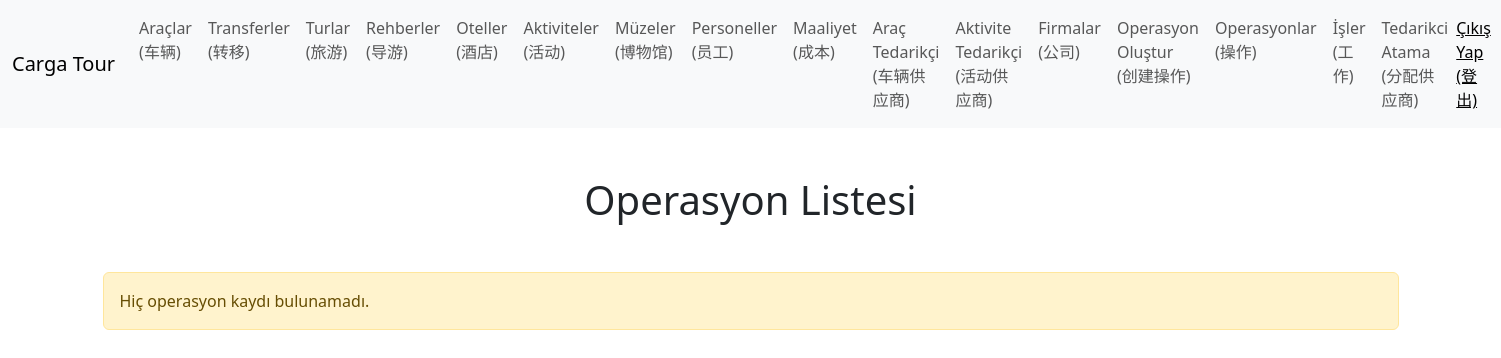
/operation_list/, run on an earlier commit of the app's database.
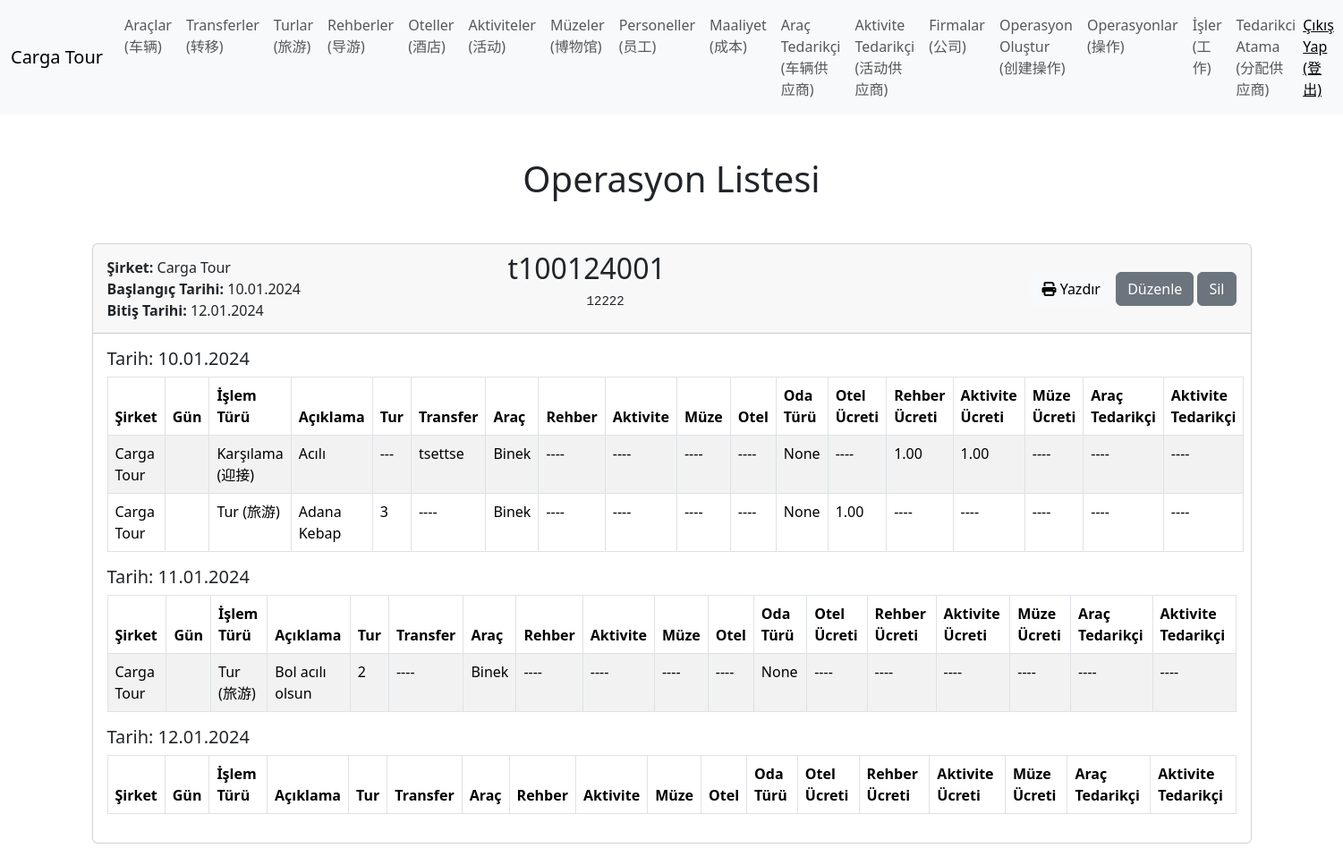
And on a later commit of the database.
### TourManager/models.py (models this page shows, shortened)
class Operation(models.Model):
    CURRENCY_CHOICES = (
        ('TL', 'TL (土耳其里拉)'),
        ('USD', 'USD (美元)'),
        ('EUR', 'EUR (欧元)'),
    )
    company = models.ForeignKey(Sirket, verbose_name="Şirket (公司)", on_delete=models.CASCADE)
    selling_staff = models.ForeignKey(Personel, verbose_name="Satan Personel (销售人员)", related_name="Satan", on_delete=models.CASCADE, blank=True, null=True)
    follow_staff = models.ForeignKey(Personel, verbose_name="Takip Eden Personel (跟进员工)", related_name="Takip", on_delete=models.CASCADE)
    buyer_company = models.ForeignKey(BuyerCompany, verbose_name="Alıcı Firma (买方公司)", related_name="Alıcı", on_delete=models.CASCADE)
    start = models.DateField(verbose_name="Başlama Tarihi (开始日期)")
    finish = models.DateField(verbose_name="Bitiş Tarihi (结束日期)")
    create_date = models.DateTimeField(verbose_name="Oluşturulma Tarihi (创建日期)", auto_now=False, auto_now_add=True)
    update_date = models.DateTimeField(verbose_name="Güncelleme Tarihi (更新日期)", auto_now=True, auto_now_add=False)
    passenger_info = models.TextField(verbose_name="Yolcu Bilgileri (乘客信息)")
    ticket = models.CharField(verbose_name="Etiket (标签)", unique=True, max_length=50, blank=True, null=True)
    sales_price = models.DecimalField(verbose_name="Satış Fiyatı (销售价格)", max_digits=10, decimal_places=2, default=0)
    currency = models.CharField(max_length=3, choices=CURRENCY_CHOICES, verbose_name="Para Birimi (货币)", default="USD")
    number_passengers = models.PositiveIntegerField(verbose_name="Yolcu Sayısı (乘客数量)", default=1)

class Sirket(models.Model):
    name = models.CharField(verbose_name="Adı", max_length=155)
    start = models.DateField(verbose_name="Başlama Tarihi")
    finish = models.DateField(verbose_name="Bitiş Tarihi")
    is_active = models.BooleanField(verbose_name="Aktif mi?")
    def __str__(self):
        return self.name

class OperationDay(models.Model):
    company = models.ForeignKey(Sirket, verbose_name="Şirket (公司)", on_delete=models.CASCADE)
    operation = models.ForeignKey(Operation, verbose_name="Operasyon (操作)", on_delete=models.CASCADE)
    date = models.DateField(verbose_name="Tarih (日期)")

class OperationItem(models.Model):
    OPERATIONSTYPE_CHOICES = (
        ('Karsilama', 'Karşılama (迎接)'),
        ('Ugurlama', 'Uğurlama (送别)'),
        ('Tur', 'Tur (旅游)'),
        ('Arac', 'Araç (车辆)'),
        ('Aktivite', 'Aktivite (活动)'),
        ('Muze', 'Müze (博物馆)'),
        ('Otel', 'Otel (酒店)'),
        ('Rehber', 'Rehber (导游)'),
        ('Aracli Rehber', 'Araçlı Rehber (带车导游)'),
        ('Serbest Zaman', 'Serbest Zaman (自由时间)'),
    )
    ROOMTYPE_CHOICES = (
        ('Tek', 'Tek (单人)'),
        ('Cift', 'Çift (双人)'),
        ('Uc', 'Üç (三人)'),
    )
    company = models.ForeignKey(Sirket, verbose_name="Şirket (公司)", on_delete=models.CASCADE)
    day = models.ForeignKey(OperationDay, verbose_name="Gün (日)", on_delete=models.CASCADE)
    operation_type = models.CharField(max_length=20, choices=OPERATIONSTYPE_CHOICES, verbose_name="İşlem Türü (操作类型)")
    description = models.CharField(max_length=255, blank=True, null=True, verbose_name="Açıklama (描述)")
    tour = models.ForeignKey(Tour, blank=True, null=True, on_delete=models.CASCADE, verbose_name="Tur (旅游)")
    transfer = models.ForeignKey(Transfer, blank=True, null=True, on_delete=models.CASCADE, verbose_name="Transfer (转移)")
    vehicle = models.ForeignKey(Vehicle, blank=True, null=True, on_delete=models.CASCADE, verbose_name="Araç (车辆)")
    guide = models.ForeignKey(Guide, blank=True, null=True, on_delete=models.CASCADE, verbose_name="Rehber (导游)")
    activity = models.ForeignKey(Activity, blank=True, null=True, on_delete=models.CASCADE, verbose_name="Aktivite (活动)")
    museum = models.ForeignKey(Museum, blank=True, null=True, on_delete=models.CASCADE, verbose_name="Müze (博物馆)")
    hotel = models.ForeignKey(Hotel, blank=True, null=True, on_delete=models.CASCADE, verbose_name="Otel (酒店)")
    room_type = models.CharField(max_length=20, choices=ROOMTYPE_CHOICES, blank=True, null=True, verbose_name="Oda Türü (房间类型)")
    hotel_price = models.DecimalField(max_digits=10, decimal_places=2, default=0, verbose_name="Otel Ücreti (酒店价格)")
    guide_price = models.DecimalField(max_digits=10, decimal_places=2, default=0, verbose_name="Rehber Ücreti (导游费)")
    activity_price = models.DecimalField(max_digits=10, decimal_places=2, default=0, verbose_name="Aktivite Ücreti (活动费)")
    museym_price = models.DecimalField(max_digits=10, decimal_places=2, default=0, verbose_name="Müze Ücreti (博物馆费用)")
    cost = models.ForeignKey(Cost, blank=True, null=True, on_delete=models.CASCADE, verbose_name="Araç Tedarikçi (车辆供应商)")
    activity_cost = models.ForeignKey(ActivityCost, blank=True, null=True, on_delete=models.CASCADE, verbose_name="Aktivite Tedarikçi (活动供应商)")

class Transfer(models.Model):
    company=models.ForeignKey(Sirket, verbose_name="Sirket", on_delete=models.CASCADE)
    route = models.CharField(verbose_name="Güzergah", max_length=155)
    def __str__(self):
        return self.route

class Vehicle(models.Model):
    company=models.ForeignKey(Sirket, verbose_name="Sirket", on_delete=models.CASCADE)
    vehicle = models.CharField(verbose_name="Araçlar", max_length=155)
    capacity = models.PositiveIntegerField(verbose_name="Kapasite")
    def __str__(self):
        return self.vehicle

class Tour(models.Model):
    company=models.ForeignKey(Sirket, verbose_name="Sirket", on_delete=models.CASCADE)
    route = models.CharField(verbose_name="Güzergah", max_length=155)
    def __str__(self):
        return self.route

### TourManager/views.py (the view)
# urls.py: path('operation_list/', operation_list, name='operation_list'),
def operation_list(request):
    operasyonlar = Operation.objects.all().order_by('-create_date').prefetch_related('operationday_set', 'operationday_set__operationitem_set')
    return render(request, 'tour/operation_list.html', {'operations': operasyonlar, 'title': 'Operasyon', 'createtitle': 'Operasyon Listesi'})

### TourManager/templates/tour/operation_list.html (shortened to what this page needs)
{% extends "tour/base.html" %}
{% block content %}
<h1 class="text-center my-5">{{ createtitle }}</h1>
{% for operation in operations %}
<div class="card my-4" id="operation-{{ forloop.counter }}">
    <div class="card-header d-flex justify-content-between align-items-center">
        <div>
            <strong>Şirket:</strong> {{ operation.company }} <br>
            <strong>Başlangıç Tarihi:</strong> {{ operation.start|date:"d.m.Y" }} <br>
            <strong>Bitiş Tarihi:</strong> {{ operation.finish|date:"d.m.Y" }}
        </div>
        <div>
            <h2 class="text-center" style="transform: translateX(-50%)">{{ operation.ticket }}</h2>
            <pre>{{ operation.passenger_info }}</pre>
        </div>
        <div>
            <button onclick="printOperation('operation-{{ forloop.counter }}')" class="btn btn-light">
                <i class="fa fa-print"></i> Yazdır
            </button>
            <a href="{% url 'update_operation' operation.id %}" class="btn btn-secondary">Düzenle</a>
            <button class="btn btn-secondary" hx-delete="{% url 'delete_operation' operation.id %}" hx-confirm="Silmek istediğine emin misin?" hx-target="#operation-{{ forloop.counter }}">Sil</button>
        </div>
    </div>
    <div class="card-body">
        {% for day in operation.operationday_set.all %}
            <h5 class="card-title">Tarih: {{ day.date|date:"d.m.Y" }}</h5>
            <table class="table table-bordered table-striped table-hover">
                <thead class="thead-light">
                    <tr>
                        <th>Şirket</th>
                        <th>Gün</th>
                        <th>İşlem Türü</th>
                        <th>Açıklama</th>
                        <th>Tur</th>
                        <th>Transfer</th>
                        <th>Araç</th>
                        <th>Rehber</th>
                        <th>Aktivite</th>
                        <th>Müze</th>
                        <th>Otel</th>
                        <th>Oda Türü</th>
                        <th>Otel Ücreti</th>
                        <th>Rehber Ücreti</th>
                        <th>Aktivite Ücreti</th>
                        <th>Müze Ücreti</th>
                        <th>Araç Tedarikçi</th>
                        <th>Aktivite Tedarikçi</th>
                    </tr>
                </thead>
                <tbody>
                    {% for item in day.operationitem_set.all %}
                    <tr>
                        <td>{{ item.company }}</td>
                        <td>{{ item.day|date:"d.m.Y" }}</td>
                        <td>{{ item.get_operation_type_display }}</td>
                        <td>{{ item.description|default:"----" }}</td>
                        <td>{{ item.tour|default:"---" }}</td>
                        <td>{{ item.transfer|default:"----" }}</td>
                        <td>{{ item.vehicle|default:"----" }}</td>
                        <td>{{ item.guide|default:"----" }}</td>
                        <td>{{ item.activity|default:"----" }}</td>
                        <td>{{ item.museum|default:"----" }}</td>
                        <td>{{ item.hotel|default:"----" }}</td>
                        <td>{{ item.get_room_type_display }}</td>
                        <td>{{ item.hotel_price|default:"----" }}</td>
                        <td>{{ item.guide_price|default:"----" }}</td>
                        <td>{{ item.activity_price|default:"----" }}</td>
                        <td>{{ item.museum_price|default:"----" }}</td>
                        <td>{{ item.cost|default:"----" }}</td>
                        <td>{{ item.activity_cost|default:"----" }}</td>
                    </tr>
                    {% endfor %}
                </tbody>
            </table>
        {% endfor %}
    </div>
</div>
{% empty %}
    <div class="alert alert-warning" role="alert">
        Hiç operasyon kaydı bulunamadı.
    </div>
{% endfor %}
{% endblock content %}

### TourManager/templates/tour/base.html (shortened to what this page needs)
<!doctype html>
<html lang="en">
    <head>
        <link
            href="https://cdn.jsdelivr.net/npm/bootstrap@5.3.2/dist/css/bootstrap.min.css"
            rel="stylesheet"
        />
        <link href="https://cdnjs.cloudflare.com/ajax/libs/font-awesome/6.1.1/css/all.min.css" rel="stylesheet">
    </head>
    <body hx-headers='{"X-CSRFToken": "{{ csrf_token }}"}'>
        <header>
            {% include "tour/partials/navbar.html" %}
        </header>
        <main>
            <div class="container">
            {% block content %}{% endblock content %}
            </div>
        </main>
    </body>
</html>

### TourManager/templates/tour/partials/navbar.html (shortened to what this page needs)
<nav class="navbar navbar-expand-lg bg-body-tertiary">
    <div class="container-fluid">
      <a class="navbar-brand" href="#">Carga Tour</a>
      <div class="collapse navbar-collapse" id="navbarText">
        <ul class="navbar-nav me-auto mb-2 mb-lg-0">
          <li class="nav-item">
            <a class="nav-link" href="{% url 'vehicle' %}">Araçlar<br>(车辆)</a>
          </li>
          <li class="nav-item">
            <a class="nav-link" href="{% url 'transfer' %}">Transferler<br>(转移)</a>
          </li>
          <li class="nav-item">
            <a class="nav-link" href="{% url 'tour' %}">Turlar<br>(旅游)</a>
          </li>
          <li class="nav-item">
            <a class="nav-link" href="{% url 'guide' %}">Rehberler<br>(导游)</a>
          </li>
          <li class="nav-item">
            <a class="nav-link" href="{% url 'hotel' %}">Oteller<br>(酒店)</a>
          </li>
          <li class="nav-item">
            <a class="nav-link" href="{% url 'activity' %}">Aktiviteler<br>(活动)</a>
          </li>
          <li class="nav-item">
            <a class="nav-link" href="{% url 'museum' %}">Müzeler<br>(博物馆)</a>
          </li>
          <li class="nav-item">
            <a class="nav-link" href="{% url 'personel' %}">Personeller<br>(员工)</a>
          </li>
          <li class="nav-item">
            <a class="nav-link" href="{% url 'cost' %}">Maaliyet<br>(成本)</a>
          </li>
          <li class="nav-item">
            <a class="nav-link" href="{% url 'supplier' %}">Araç Tedarikçi<br>(车辆供应商)</a>
          </li>
          <li class="nav-item">
            <a class="nav-link" href="{% url 'activity_supplier' %}">Aktivite Tedarikçi<br>(活动供应商)</a>
          </li>
          <li class="nav-item">
            <a class="nav-link" href="{% url 'buyer' %}">Firmalar<br>(公司)</a>
          </li>
          <li class="nav-item">
            <a class="nav-link" href="{% url 'operation' %}">Operasyon Oluştur<br>(创建操作)</a>
          </li>
          <li class="nav-item">
            <a class="nav-link" href="{% url 'operation_list' %}">Operasyonlar<br>(操作)</a>
          </li>
          <li class="nav-item">
            <a class="nav-link" href="{% url 'index' %}">İşler<br>(工作)</a>
          </li>
          <li class="nav-item">
            <a class="nav-link" href="{% url 'cost_add' %}">Tedarikci Atama<br>(分配供应商)</a>
          </li>
        </ul>
        <span class="navbar-text">
          <a href="{% url 'logout' %}">Çıkış Yap<br>(登出)</a>
        </span>
      </div>
    </div>
</nav>

What changed in the data, as far as the page shows it:
added Operation: company "Carga Tour", start "10.01.2024", finish "12.01.2024", ticket "t100124001", passenger_info "12222"
added OperationDay: date "10.01.2024"
added OperationItem: company "Carga Tour", operation_type "Karşılama (迎接)", description "Acılı", tour "---", transfer "tsettse", vehicle "Binek", guide "----", activity "----", museum "----", hotel "----", room_type "None", hotel_price "----", guide_price "1.00", activity_price "1.00", museum_price "----", cost "----", activity_cost "----", shown under "10.01.2024"
added OperationItem: company "Carga Tour", operation_type "Tur (旅游)", description "Adana Kebap", tour "3", transfer "----", vehicle "Binek", guide "----", activity "----", museum "----", hotel "----", room_type "None", hotel_price "1.00", guide_price "----", activity_price "----", museum_price "----", cost "----", activity_cost "----", shown under "10.01.2024"
added OperationDay: date "11.01.2024"
added OperationItem: company "Carga Tour", operation_type "Tur (旅游)", description "Bol acılı olsun", tour "2", transfer "----", vehicle "Binek", guide "----", activity "----", museum "----", hotel "----", room_type "None", hotel_price "----", guide_price "----", activity_price "----", museum_price "----", cost "----", activity_cost "----", shown under "11.01.2024"
added OperationDay: date "12.01.2024"
Also different on the page:
text no longer shown: "Hiç operasyon kaydı bulunamadı."
